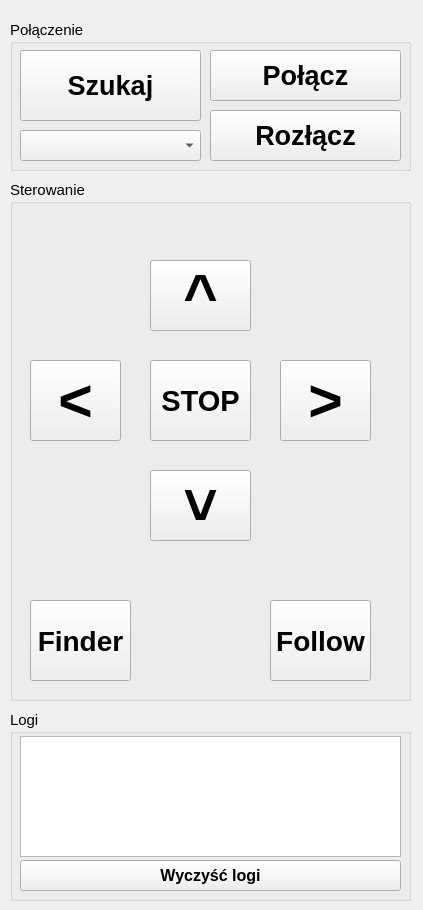
<?xml version="1.0" encoding="UTF-8"?>
<ui version="4.0">
 <class>MainWindow</class>
 <widget class="QMainWindow" name="MainWindow">
  <property name="geometry">
   <rect>
    <x>0</x>
    <y>0</y>
    <width>423</width>
    <height>910</height>
   </rect>
  </property>
  <property name="font">
   <font>
    <pointsize>10</pointsize>
    <bold>true</bold>
   </font>
  </property>
  <property name="windowTitle">
   <string>MainWindow</string>
  </property>
  <widget class="QWidget" name="centralwidget">
   <widget class="QGroupBox" name="groupBox_2">
    <property name="geometry">
     <rect>
      <x>10</x>
      <y>710</y>
      <width>401</width>
      <height>191</height>
     </rect>
    </property>
    <property name="font">
     <font>
      <pointsize>11</pointsize>
      <bold>false</bold>
     </font>
    </property>
    <property name="title">
     <string>Logi</string>
    </property>
    <widget class="QTextEdit" name="textEditLogs">
     <property name="geometry">
      <rect>
       <x>10</x>
       <y>26</y>
       <width>381</width>
       <height>121</height>
      </rect>
     </property>
     <property name="font">
      <font>
       <pointsize>11</pointsize>
       <bold>true</bold>
      </font>
     </property>
    </widget>
    <widget class="QPushButton" name="pushButtonClear">
     <property name="geometry">
      <rect>
       <x>10</x>
       <y>150</y>
       <width>381</width>
       <height>31</height>
      </rect>
     </property>
     <property name="font">
      <font>
       <pointsize>12</pointsize>
       <bold>true</bold>
      </font>
     </property>
     <property name="text">
      <string>Wyczyść logi</string>
     </property>
    </widget>
   </widget>
   <widget class="QGroupBox" name="groupBox_3">
    <property name="geometry">
     <rect>
      <x>10</x>
      <y>180</y>
      <width>401</width>
      <height>521</height>
     </rect>
    </property>
    <property name="font">
     <font>
      <pointsize>11</pointsize>
      <bold>false</bold>
     </font>
    </property>
    <property name="title">
     <string>Sterowanie</string>
    </property>
    <widget class="QPushButton" name="pushButtonStop">
     <property name="geometry">
      <rect>
       <x>140</x>
       <y>180</y>
       <width>101</width>
       <height>81</height>
      </rect>
     </property>
     <property name="font">
      <font>
       <pointsize>22</pointsize>
       <bold>true</bold>
      </font>
     </property>
     <property name="text">
      <string>STOP</string>
     </property>
    </widget>
    <widget class="QPushButton" name="pushButtonGo">
     <property name="geometry">
      <rect>
       <x>140</x>
       <y>80</y>
       <width>101</width>
       <height>71</height>
      </rect>
     </property>
     <property name="font">
      <font>
       <pointsize>44</pointsize>
       <bold>true</bold>
      </font>
     </property>
     <property name="text">
      <string>^</string>
     </property>
    </widget>
    <widget class="QPushButton" name="pushButtonBack">
     <property name="geometry">
      <rect>
       <x>140</x>
       <y>290</y>
       <width>101</width>
       <height>71</height>
      </rect>
     </property>
     <property name="font">
      <font>
       <pointsize>44</pointsize>
       <bold>true</bold>
      </font>
     </property>
     <property name="text">
      <string>˅</string>
     </property>
    </widget>
    <widget class="QPushButton" name="pushButtonRight">
     <property name="geometry">
      <rect>
       <x>270</x>
       <y>180</y>
       <width>91</width>
       <height>81</height>
      </rect>
     </property>
     <property name="font">
      <font>
       <pointsize>44</pointsize>
       <bold>true</bold>
      </font>
     </property>
     <property name="text">
      <string>&gt;</string>
     </property>
    </widget>
    <widget class="QPushButton" name="pushButtonLeft">
     <property name="geometry">
      <rect>
       <x>20</x>
       <y>180</y>
       <width>91</width>
       <height>81</height>
      </rect>
     </property>
     <property name="font">
      <font>
       <pointsize>44</pointsize>
       <bold>true</bold>
      </font>
     </property>
     <property name="text">
      <string>&lt;</string>
     </property>
    </widget>
    <widget class="QPushButton" name="pushButtonFinder">
     <property name="geometry">
      <rect>
       <x>20</x>
       <y>420</y>
       <width>101</width>
       <height>81</height>
      </rect>
     </property>
     <property name="font">
      <font>
       <pointsize>21</pointsize>
       <bold>true</bold>
      </font>
     </property>
     <property name="text">
      <string>Finder</string>
     </property>
    </widget>
    <widget class="QPushButton" name="pushButtonFollow">
     <property name="geometry">
      <rect>
       <x>260</x>
       <y>420</y>
       <width>101</width>
       <height>81</height>
      </rect>
     </property>
     <property name="font">
      <font>
       <pointsize>21</pointsize>
       <bold>true</bold>
      </font>
     </property>
     <property name="text">
      <string>Follow</string>
     </property>
    </widget>
   </widget>
   <widget class="QGroupBox" name="groupBox">
    <property name="geometry">
     <rect>
      <x>10</x>
      <y>20</y>
      <width>401</width>
      <height>151</height>
     </rect>
    </property>
    <property name="font">
     <font>
      <pointsize>11</pointsize>
      <bold>false</bold>
     </font>
    </property>
    <property name="title">
     <string>Połączenie</string>
    </property>
    <widget class="QPushButton" name="pushButtonSearch">
     <property name="geometry">
      <rect>
       <x>10</x>
       <y>30</y>
       <width>181</width>
       <height>71</height>
      </rect>
     </property>
     <property name="font">
      <font>
       <pointsize>20</pointsize>
       <bold>true</bold>
      </font>
     </property>
     <property name="focusPolicy">
      <enum>Qt::NoFocus</enum>
     </property>
     <property name="text">
      <string>Szukaj</string>
     </property>
    </widget>
    <widget class="QComboBox" name="comboBoxDevices">
     <property name="geometry">
      <rect>
       <x>10</x>
       <y>110</y>
       <width>181</width>
       <height>31</height>
      </rect>
     </property>
     <property name="font">
      <font>
       <pointsize>13</pointsize>
       <bold>true</bold>
      </font>
     </property>
    </widget>
    <widget class="QPushButton" name="pushButtonConnect">
     <property name="geometry">
      <rect>
       <x>200</x>
       <y>30</y>
       <width>191</width>
       <height>51</height>
      </rect>
     </property>
     <property name="font">
      <font>
       <pointsize>20</pointsize>
       <bold>true</bold>
      </font>
     </property>
     <property name="text">
      <string>Połącz</string>
     </property>
    </widget>
    <widget class="QPushButton" name="pushButtonDisconnect">
     <property name="geometry">
      <rect>
       <x>200</x>
       <y>90</y>
       <width>191</width>
       <height>51</height>
      </rect>
     </property>
     <property name="font">
      <font>
       <pointsize>20</pointsize>
       <bold>true</bold>
      </font>
     </property>
     <property name="text">
      <string>Rozłącz</string>
     </property>
    </widget>
   </widget>
  </widget>
 </widget>
 <resources/>
 <connections/>
</ui>
